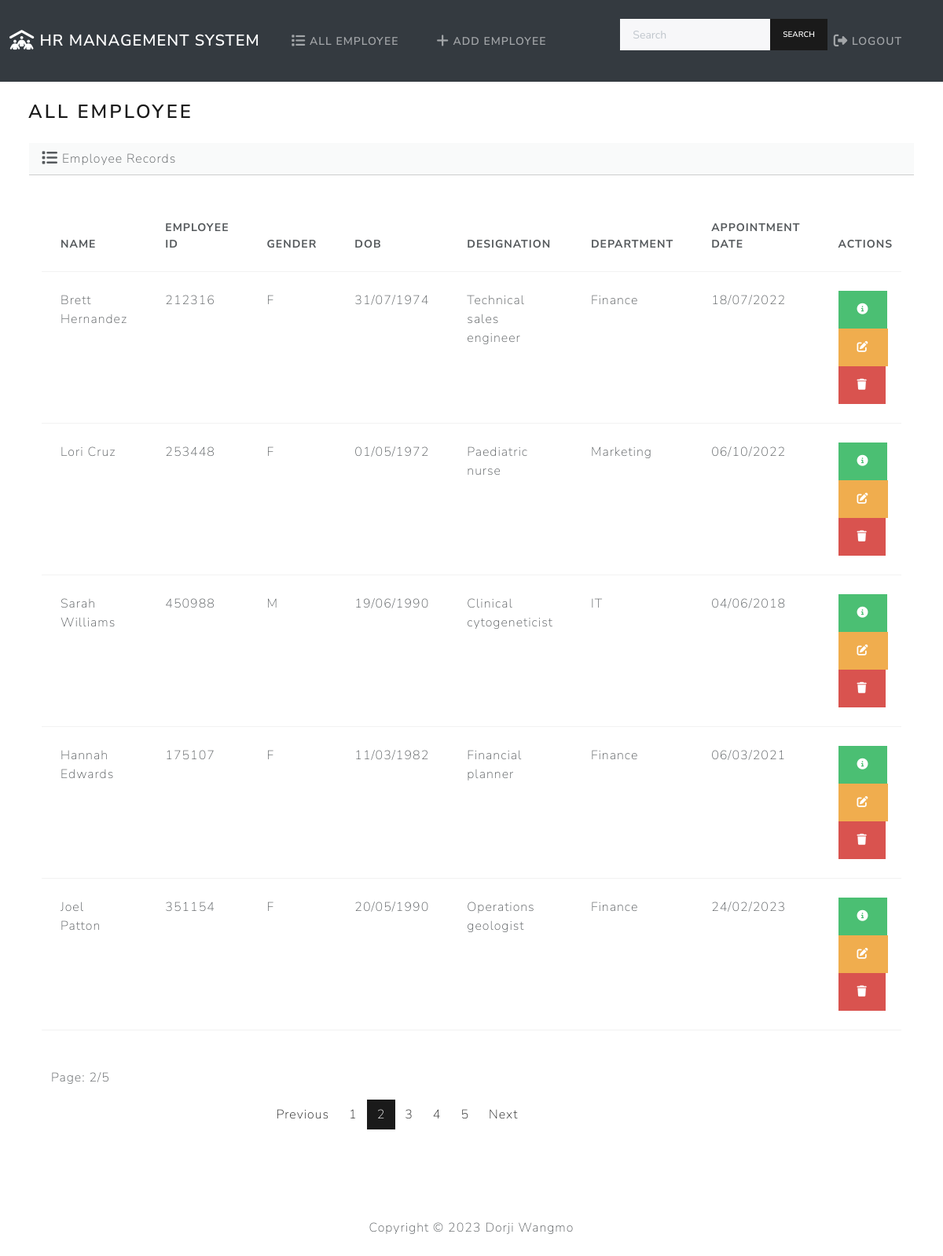
/index/?page=2 (signed in), run on the app's committed database.
### employee/models.py (models this page shows, shortened)
class Employee(models.Model):
    name = models.CharField(max_length=255)
    employee_id = models.PositiveIntegerField(unique=True)
    GENDER_CHOICES = (
        ('M', 'Male'),
        ('F', 'Female'),
    )
    gender = models.CharField(max_length=1, choices=GENDER_CHOICES)
    dob = models.DateField()
    def formatted_dob(self):
        return self.dob.strftime('%d/%m/%Y')
    designation = models.CharField(max_length=255)
    department = models.CharField(max_length=255)
    appointment_date = models.DateField()
    def formatted_appointment_date(self):
        return self.appointment_date.strftime('%d/%m/%Y')

### employee/views.py (the view)
# urls.py: path('index/', views.index, name='index'),
@login_required
def index(request):
    employees = Employee.objects.all()
    if 'q' in request.GET:
        q = request.GET['q']
        employees = Employee.objects.filter(name__icontains=q)
    else:
        employees = Employee.objects.all()
    items_per_page = 5
    paginator = Paginator(employees, items_per_page)
    page_number = request.GET.get('page')
    page = paginator.get_page(page_number)
    return render(request, 'employee/index.html', {
        'employees': page,
    })

### employee/templates/employee/index.html (shortened to what this page needs)
{% extends "employee/base.html" %}
{% if user.is_authenticated %}
{% block body%}
<h3 class="m-4">All Employee</h3>
<div class="row">
    <div class="col-12">
        {% if employees %}
        <div class="card border-light ms-4 me-4 mb-3" >
            <div class="card-header">
                <i class="fa-solid fa-list fa-lg"></i> Employee Records
            </div>
            <div class="card-body">
              <p class="card-text">
                <div class="table-responsive">
                    <table class="table table-hover">
                        <thead>
                          <tr>
                            <th scope="col">Name</th>
                            <th scope="col">Employee ID</th>
                            <th scope="col">Gender</th>
                            <th scope="col">DOB</th>
                            <th scope="col">Designation</th>
                            <th scope="col">Department</th>
                            <th scope="col">Appointment Date</th>
                            <th scope="col">Actions</th>
                          </tr>
                        </thead>
                        <tbody>
                            {% for employee in employees %}
                                <tr>
                                    <td>{{ employee.name }}</td>
                                    <td>{{ employee.employee_id }}</td>
                                    <td>{{ employee.gender }}</td>
                                    <td>{{ employee.formatted_dob }}</td>
                                    <td>{{ employee.designation }}</td>
                                    <td>{{ employee.department }}</td>
                                    <td>{{ employee.formatted_appointment_date}}</td>
                                    <td>
                                        <button type="button" class="btn btn-success me-1" href="{% url 'view_employee' employee.id %}" data-bs-toggle="modal" data-bs-target="#myModal{{employee.id}}">
                                            <i class="fa-solid fa-circle-info "></i>
                                        </button>
                                          <a class="btn btn-warning me-1" href="{% url 'edit' employee.id %}">
                                            <i class="fa-solid fa-pen-to-square "></i>
                                          </a>
                                          <button type="button" class="btn btn-danger" data-bs-toggle="modal" data-bs-target="#delete{{employee.id}}">
                                            <i class="fa-solid fa-trash"></i>
                                          </button>
                                    </td>
                                </tr>
                            {% endfor %}
                        </tbody>
                      </table>
<div class="container">
  <div class="row my-5 ">
      <p>Page: {{ employees.number }}/{{ employees.paginator.num_pages }}</p>
      <div class="col-md-4 offset-md-3">
          <nav aria-label="...">
              <ul class="pagination">
                  {% if employees.has_previous %}
                      <li class="page-item"><a class="page-link" href="?page={{ employees.previous_page_number }}">Previous</a></li>
                  {% else %}
                      <li class="page-item disabled"><a class="page-link" href="#">Previous</a></li>
                  {% endif %}
                  {% for num in employees.paginator.page_range %}
                      {% if num == employees.number %}
                          <li class="page-item active" aria-current="page"><span class="page-link">{{ num }}</span></li>
                      {% else %}
                          <li class="page-item"><a class="page-link" href="?page={{ num }}">{{ num }}</a></li>
                      {% endif %}
                  {% endfor %}
                  {% if employees.has_next %}
                      <li class="page-item"><a class="page-link" href="?page={{ employees.next_page_number }}">Next</a></li>
                  {% else %}
                      <li class="page-item disabled"><a class="page-link" href="#">Next</a></li>
                  {% endif %}
              </ul>
          </nav>
      </div>
  </div>
</div>
                </div>
              </p>
            </div>
          </div>
        {% else %}
            <h5 class="alert alert-primary ms-4 me-4">No Employee Record</h5>
        {% endif %}
    </div>
</div>
{% endblock %}
{% endif %}

### data on the page
Employee: name "Brett Hernandez", employee_id "212316", gender "F", formatted_dob "31/07/1974", designation "Technical sales engineer", department "Finance", formatted_appointment_date "18/07/2022"
Employee: name "Lori Cruz", employee_id "253448", gender "F", formatted_dob "01/05/1972", designation "Paediatric nurse", department "Marketing", formatted_appointment_date "06/10/2022"
Employee: name "Sarah Williams", employee_id "450988", gender "M", formatted_dob "19/06/1990", designation "Clinical cytogeneticist", department "IT", formatted_appointment_date "04/06/2018"
Employee: name "Hannah Edwards", employee_id "175107", gender "F", formatted_dob "11/03/1982", designation "Financial planner", department "Finance", formatted_appointment_date "06/03/2021"
Employee: name "Joel Patton", employee_id "351154", gender "F", formatted_dob "20/05/1990", designation "Operations geologist", department "Finance", formatted_appointment_date "24/02/2023"

### other printed values
{{ employees.number }} "2"
{{ employees.paginator.num_pages }} "5"
{{ num }} "1" "3" "4" "5"
{{ num }} "2"
